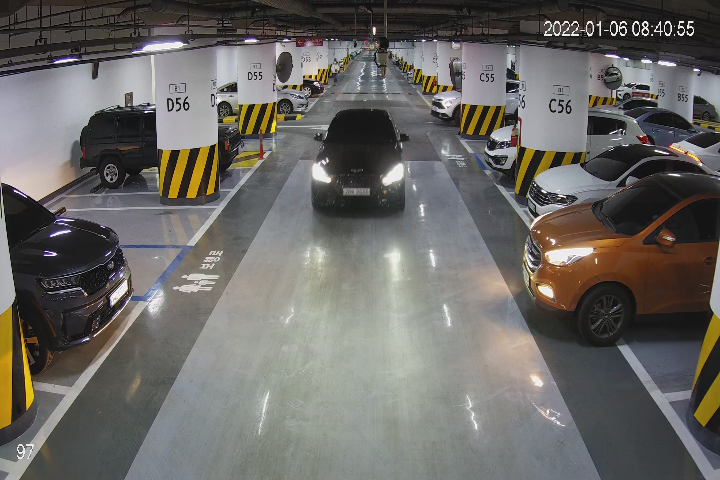
#> input picture 388.png, 720 x 480 px, given in place of Anyang2_SKV1_cctv20.mp4, which was not available
$ python ParkingSpacePicker.py
#> lines starting #> are read from the running program, lines starting #| are printed output that depends on the picture; pictures that were not available may be replaced by others from this repository, and a replacement may not be noted
#Opencv만을 활용한 주차장내에 차량 주차여부 확인 시스템
import cv2
import pickle
import numpy as np
import cvzone

width , height = 10, 10
block_size=3
grey_weight=0 # Threshold 감도
isDragging=False
x0,y0,w,h = -1,-1,-1,-1
try:
    with open('CarParkPos','rb') as f:
        posList=pickle.load(f)
except:
    posList=[]
# [53 lines left out: functions onMouse, img_Contrast, adjustGreyWeight, adjustBlockSize, not called in this run]


#비디오 사용시 주석헤제
cap = cv2.VideoCapture('Anyang2_SKV1_cctv20.mp4') # <---------- 비디오 첨부
img_width, img_heiht=1280,720 #변환하고자 하는 비디오 크기

cv2.namedWindow('imgThreshold')
cv2.createTrackbar('grey_weight', 'imgThreshold', 0, 30, adjustGreyWeight)
cv2.createTrackbar('blocksize', 'imgThreshold', 3, 15, adjustBlockSize)


while True:
    #이미지
    #img = cv2.imread('CCTV20.jpg') # <------------------ 이미지 첨부

    #비디오 사용시 주석헤제
    success, img = cap.read()
#> img is the input picture: shape (480, 720, 3); mean B, G, R 100.8, 104.1, 106.4
    if success:
        img = cv2.resize(img, dsize=(img_width, img_heiht))  # 이미지 사이즈 변환
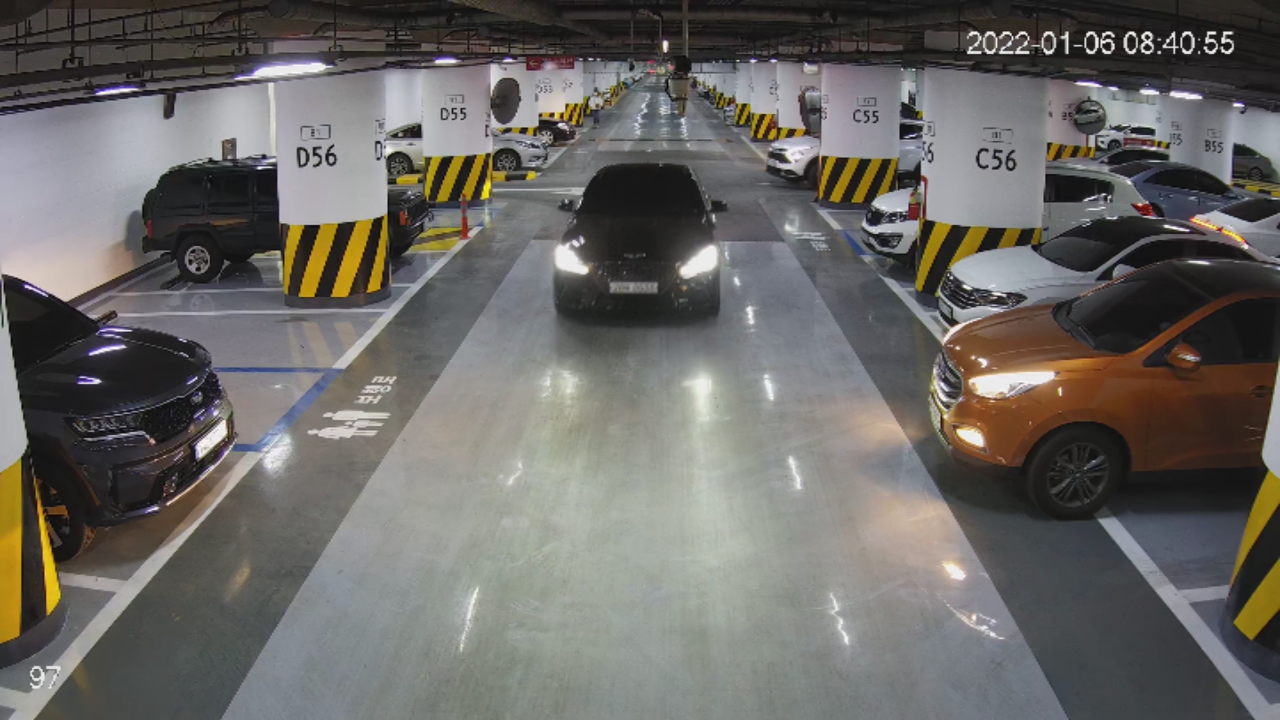
#> img: shape (720, 1280, 3); mean B, G, R 100.7, 104, 106.3
    else:
        cap = cv2.VideoCapture('Anyang2_SKV1_cctv20.mp4')
        continue


    #img=img_Contrast(img) #색상 강조
    imgGray = cv2.cvtColor(img, cv2.COLOR_BGR2GRAY) #그레이 스케일로 변환
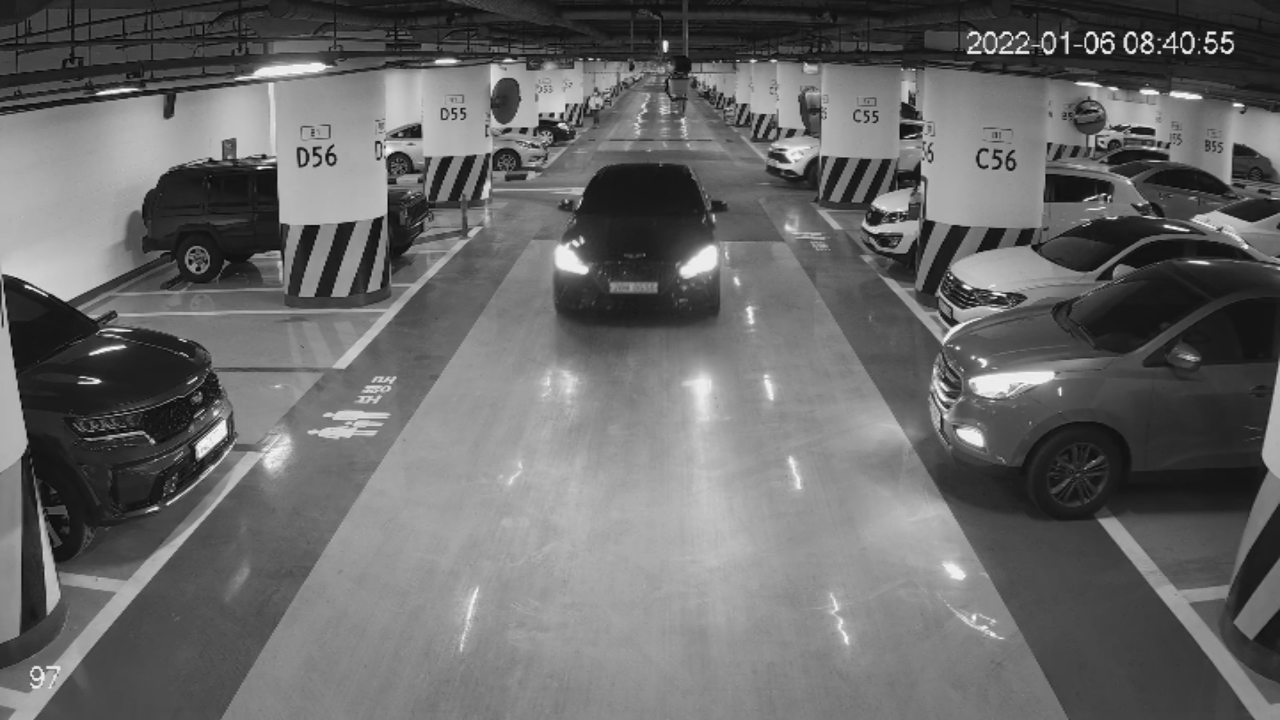
#> imgGray: shape (720, 1280); min 4, max 250, mean 104.3
    imgBlur = cv2.GaussianBlur(imgGray, (3, 3), 1)
    imgThreshold = cv2.adaptiveThreshold(imgBlur, 255, cv2.ADAPTIVE_THRESH_GAUSSIAN_C, cv2.THRESH_BINARY_INV, block_size, grey_weight)
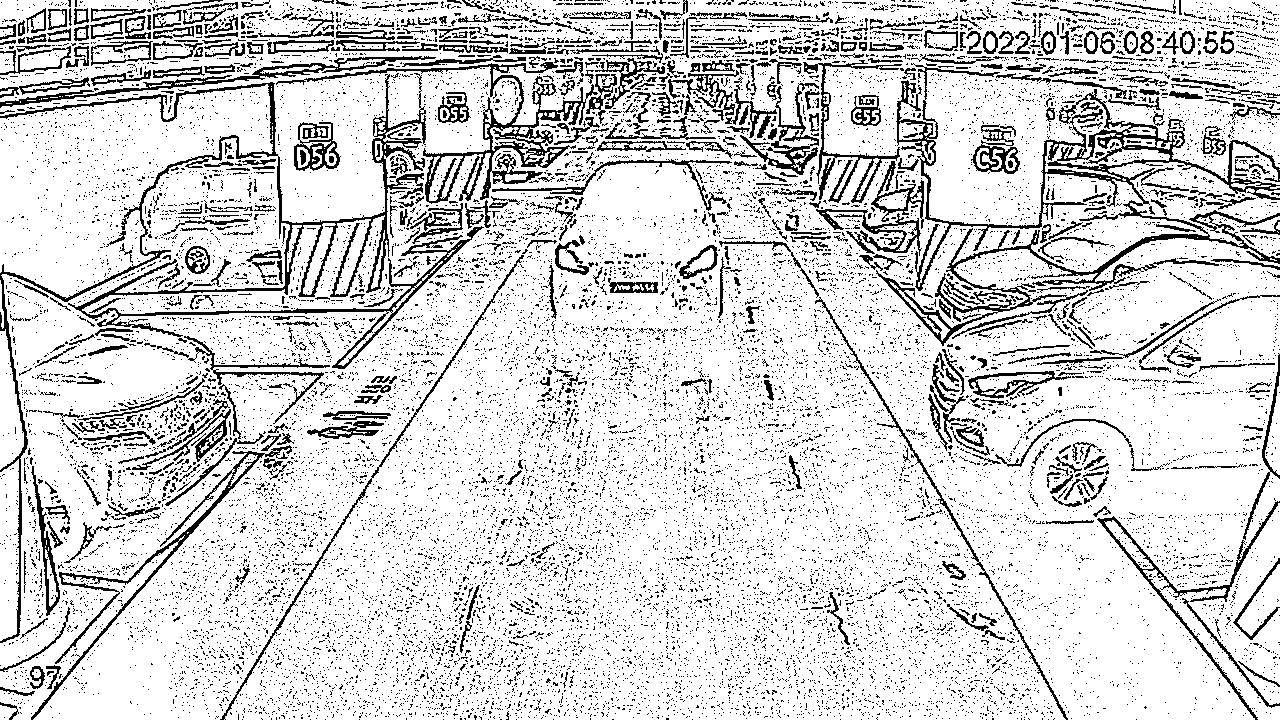
#> imgThreshold: shape (720, 1280); 83.6% white; black in thin lines or dots

    for pos in posList:
        x, y, w, h =pos
        imgCrop = imgThreshold[y:y + h, x:x + w]
        imgMedian = cv2.medianBlur(imgCrop, 5)
        kernel = np.ones((3, 3), np.int8)

        imgDilate = cv2.dilate(imgMedian, kernel, iterations=1)
        cv2.imshow("test",imgDilate)
        count = cv2.countNonZero(imgDilate)  # 특정 영역에 보이는 0이 아닌 픽셀 수
        cv2.rectangle(img, (x, y), (x + w, y + h), (255, 0, 255), 1)
        cv2.rectangle(imgThreshold, (x, y), (x + w, y + h), (255, 0, 255), 1)
        cvzone.putTextRect(img, str(count), (x, y + h - 5), scale=0.5, thickness=1, offset=0)  # 검출 되는 픽셀 수 표시

    cv2.getTrackbarPos('grey_weight', 'imgThreshold')
    cv2.getTrackbarPos('blocksize', 'imgThreshold')

    cv2.imshow("image",img)
    cv2.imshow("imgThreshold", imgThreshold)
    cv2.setMouseCallback("image",onMouse)
    cv2.setMouseCallback("imgThreshold", onMouse)


    end_key=cv2.waitKey(0)
#> (key Esc is pressed here)
    if end_key == 27:
        print(posList)
        break
